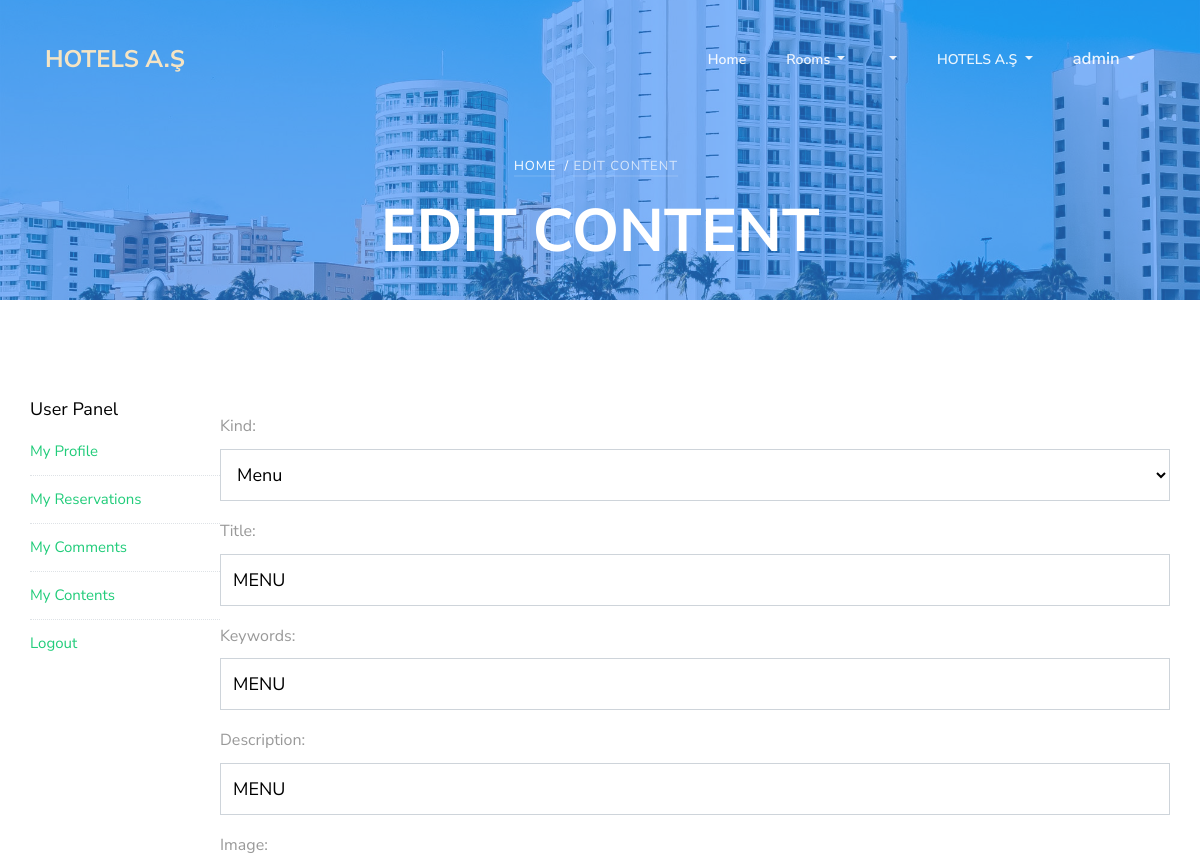
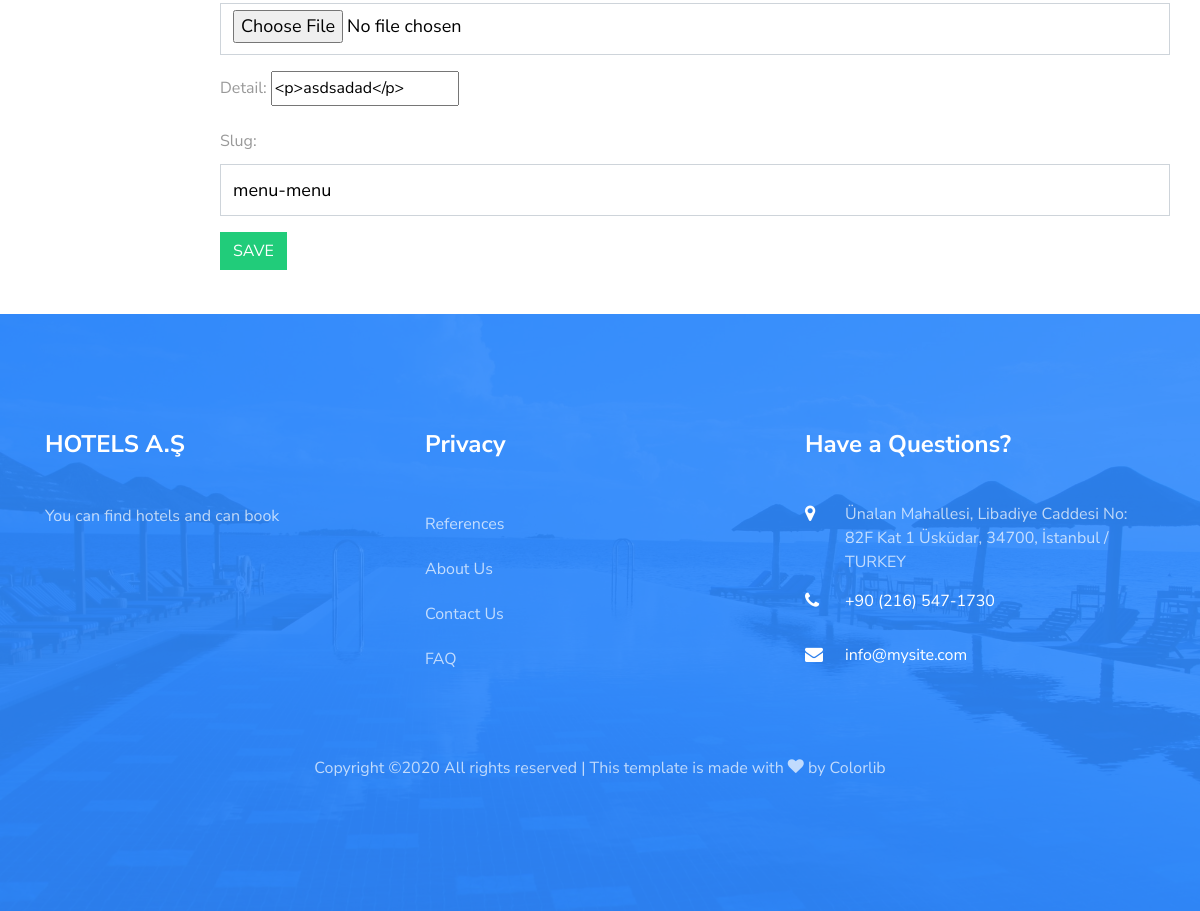
/user/contentedit/8 (signed in), run on the app's committed database (2 pictures, top to bottom).
### home/models.py (models this page shows, shortened)
class Setting(models.Model):
    title = models.CharField(max_length=200)
    keywords = models.CharField(max_length=255)
    description = models.CharField(max_length=255)
    company = models.CharField(max_length=80)
    address = models.CharField(max_length=255, blank=True)
    phone = models.CharField(max_length=20, blank=True)
    fax = models.CharField(max_length=20, blank=True)
    email = models.EmailField()
    smtpserver = models.CharField(max_length=255, blank=True)
    smtpemail = models.EmailField(blank=True)
    smtppassword = models.CharField(max_length=50, blank=True)
    smtpport = models.IntegerField(blank=True, null=True)
    image = models.ImageField(blank=True, upload_to='images/')
    facebook = models.CharField(max_length=80, blank=True)
    instagram = models.CharField(max_length=80, blank=True)
    twitter = models.CharField(max_length=80, blank=True)
    aboutus = RichTextUploadingField()
    contact = RichTextUploadingField()
    references = RichTextUploadingField()
    status = models.CharField(blank=True, max_length=5, choices=STATUS)
    created_at = models.DateTimeField(auto_now_add=True)
    updated_at = models.DateTimeField(auto_now=True)

### content/models.py (models this page shows, shortened)
class Content(models.Model):
    user = models.ForeignKey(User, on_delete=models.SET_NULL, null=True)
    menu = models.OneToOneField(
        Menu, null=True, blank=True, on_delete=models.CASCADE)
    kind = models.CharField(max_length=15, choices=TYPE)
    title = models.CharField(max_length=150)
    keywords = models.CharField(blank=True, max_length=255)
    description = models.CharField(blank=True, max_length=255)
    image = models.ImageField(blank=True, null=True,
                              upload_to='images/content/')
    detail = RichTextUploadingField()
    slug = models.SlugField(null=False, unique=True)
    status = models.CharField(max_length=5, choices=STATUS)
    created_at = models.DateTimeField(auto_now_add=True)
    updated_at = models.DateTimeField(auto_now=True)
    def image_tag(self):
        return mark_safe('<img src="{}"height="50"/>'.format(self.image.url))
    image_tag.short_description = 'Image'

### user/views.py (the view)
# urls.py: path('contentedit/<int:id>', views.contentedit, name="contentedit"),
@login_required(login_url='/login')
def contentedit(request, id):
    content = get_object_or_404(Content, id=id, user_id=request.user.id)
    if request.method == 'POST':
        form = ContentForm(request.POST, request.FILES, instance=content)
        if form.is_valid():
            form.save()
            messages.success(request, 'Content updated successfuly!')
            return HttpResponseRedirect('/user/contents')
        else:
            messages.warning(request, 'Content Form Error: '+str(form.errors))
            return HttpResponseRedirect('/user/contentedit/id')
    else:
        setting = Setting.objects.first()
        category = Category.objects.filter(status=True)
        menu = Menu.objects.filter(status=True)
        contents = Content.objects.filter(user_id=request.user.id)
        form = ContentForm(instance=content)
        context = {
            'setting': setting,
            'category': category,
            'menu': menu,
            'contents': contents,
            'form': form,
            'page': 'Edit Content'
        }
        return render(request, 'user_addcontent.html', context)

### content/models.py
class ContentForm(ModelForm):
    class Meta:
        model = Content
        fields = ['kind', 'title', 'keywords',
                  'description', 'image', 'detail', 'slug']
        widgets = {
            'title': TextInput(attrs={'class': 'form-control', 'placeholder': 'Title'}),
            'slug': TextInput(attrs={'class': 'form-control', 'placeholder': 'Slug'}),
            'keywords': TextInput(attrs={'class': 'form-control', 'placeholder': 'Keywords'}),
            'description': TextInput(attrs={'class': 'form-control', 'placeholder': 'Description'}),
            'kind': Select(attrs={'class': 'form-control', 'placeholder': 'Kind'}, choices=TYPE),
            'image': FileInput(attrs={'class': 'form-control', 'placeholder': 'Image'}),
            'detail': CKEditorWidget(),
        }

### user/templates/user_addcontent.html (shortened to what this page needs)
{% extends 'homebase.html' %}
{% load static %}
{% block content %}
<section class="ftco-section ftco-no-pb ftco-room">
	<div class="container px-0">
		<div class="row no-gutters">
            <p>{% include 'user_panel.html' %}</p>
            <div class="col-md-10 clearfix table-responsive">
                <p>
                <form method="POST" enctype="multipart/form-data">
                    {{form.as_p}}
                    <input type="submit" class="btn btn-primary" value="SAVE">
                </form>
                </p>
            </div>
		</div>
	</div>
</section>
<br>
{% endblock  %}

### home/templates/header.html (shortened to what this page needs)
{% load static %}
<nav class="navbar navbar-expand-lg navbar-dark ftco_navbar bg-dark ftco-navbar-light" id="ftco-navbar">
  <div class="container">
    <a class="navbar-brand" href="/"><span>{{ setting.company|linebreaksbr }}</span></a>
    <div class="collapse navbar-collapse" id="ftco-nav">
      <ul class="navbar-nav ml-auto">
        <li class="nav-item"><a href="/" class="nav-link">Home</a></li>
        <li class="nav-item dropdown">
            <a class="dropdown-toggle nav-link" href="{% url 'all-category'%}" id="dropdownMenuLink" aria-haspopup="true" aria-expanded="false">
              Rooms
            </a>
        </li>
        {% if menu %}
        {% load mptt_tags %}
        {% recursetree menu %}
            <li {% if not node.is_leaf_node %} class="nav-item dropdown"{% endif %}>
                <a class="{% if not node.is_leaf_node %}dropdown-toggle nav-link{% else %}dropdown-item{% endif %} " href="{% if node.is_leaf_node %}{% url 'menu' node.id %}{% endif %}" {% if not node.is_leaf_node %} data-toggle="dropdown" {% endif %} id="dropdownMenuLink" aria-haspopup="true" aria-expanded="false">
                </a>
            </li>
        {% endrecursetree %}
        {% endif %}
        <li class="nav-item dropdown">
            <a class="dropdown-toggle nav-link" href="#" id="dropdownMenuLink" aria-haspopup="true" aria-expanded="false">
              {{setting.company}}
            </a>
        </li>
      </ul>
      <ul class="navbar-nav mr-right">
      {% if user.id is None %}
        <li class="nav-item dropdown">
            <a class="nav-link dropdown-toggle" href="" id="navbarDropdownMenuLink" data-toggle="dropdown" aria-haspopup="true" aria-expanded="false">
            Login
            </a>
            <div class="dropdown-menu p-3">
              {% if messages %}
                {% for message in messages %}
                  <div class="alert alert-{{ message.tags }}" role="alert">
                    {{ message | safe}}
                  </div>
                {% endfor %}
              {% endif %}
              <form action="{% url 'login' %}" method="post" accept-charset="UTF-8" class="form-horizontal">
                {% csrf_token %}
                <input class="form-control login" type="text" name="username" placeholder="Username">
                <input class="form-control login" type="password" name="password" placeholder="Password">
                <input class="btn btn-primary" type="submit" name="submit" value="Login">
              </form>
              <a href="{% url 'sign_up' %}" style="color:black;">
                Sign up
              </a>
            </div>
        </li>
      {% else %}
        <li class="nav-item dropdown">
            <a class="nav-link dropdown-toggle" href="" id="navbarDropdownMenuLink" data-toggle="dropdown" aria-haspopup="true" aria-expanded="false">
            <big>{% if user.first_name %}{{user.first_name}}{% else %}{{user.username}}{% endif %}</big>
            </a>
        </li>
      {% endif %}
      </ul>
    </div>
  </div>
</nav>
{% if page != 'index' %}
<div class="hero-wrap" style="background-image: url({% static 'assets/images/bg_3.jpg' %});">
  <div class="overlay"></div>
  <div class="container">
    <div class="row no-gutters slider-text d-flex align-itemd-center justify-content-center">
      <div class="col-md-9 ftco-animate text-center d-flex align-items-end justify-content-center">
      	<div class="text">
          <p class="breadcrumbs mb-2"><span class="mr-2"><a href="{% url 'index' %}">Home</a></span>/ {% if page.lower == 'room' %}<span class="mr-2"><a href="{% url 'hotel' room.hotel_id.id room.hotel_id.slug %}">{{room.hotel_id}} /</a></span><span class="mr-2">{{room.title}}</span>{% else %}<span class="mr-2">{{page}}</span>{% endif %}</p>
          <h1 class="mb-4 bread">{% if page.lower == 'room' %}{{room}} {% else %} {{page.upper}}{% endif %}</h1>
        </div>
      </div>
    </div>
  </div>
</div>
{% endif %}

### home/templates/footer.html (shortened to what this page needs)
{% load static %}
<footer class="ftco-footer ftco-section img" style="background-image: url({% static 'assets/images/bg_4.jpg)' %};">
	<div class="overlay"></div>
  <div class="container">
    <div class="row mb-5">
      <div class="col-md">
        <div class="ftco-footer-widget mb-4">
          <h2 class="ftco-heading-2">{{setting.company}}</h2>
          <p>{{setting.description}}</p>
          <ul class="ftco-footer-social list-unstyled float-md-left float-lft mt-5">
          </ul>
        </div>
      </div>
      <div class="col-md">
         <div class="ftco-footer-widget mb-4">
          <h2 class="ftco-heading-2">Privacy</h2>
          <ul class="list-unstyled">
            <li><a href="/references" class="py-2 d-block">References</a></li>
            <li><a href="/aboutus" class="py-2 d-block">About Us</a></li>
            <li><a href="/contact" class="py-2 d-block">Contact Us</a></li>
            <li><a href="/faq" class="py-2 d-block">FAQ</a></li>
          </ul>
        </div>
      </div>
      <div class="col-md">
        <div class="ftco-footer-widget mb-4">
        	<h2 class="ftco-heading-2">Have a Questions?</h2>
        	<div class="block-23 mb-3">
              <ul>
                <li><span class="icon icon-map-marker"></span><span class="text">{{setting.address}}</span></li>
                <li><a href="tel://{{setting.phone}}"><span class="icon icon-phone"></span><span class="text">{{setting.phone}}</span></a></li>
                <li><a href="mailto:{{setting.email}}"><span class="icon icon-envelope"></span><span class="text">{{setting.email}}</span></a></li>
              </ul>
            </div>
        </div>
      </div>
    </div>
    <div class="row">
      <div class="col-md-12 text-center">
        <p>
  Copyright &copy;<script>document.write(new Date().getFullYear());</script> All rights reserved | This template is made with <i class="icon-heart color-danger" aria-hidden="true"></i> by <a href="https://colorlib.com" target="_blank">Colorlib</a>
  </p>
      </div>
    </div>
</div>
</footer>

### home/static/assets/css/icomoon.css (style rules this page uses)
[class^="icon-"], [class*=" icon-"] { font-family: 'icomoon' !important; speak: none; font-style: normal; font-weight: normal; font-variant: normal; text-transform: none; line-height: 1; -webkit-font-smoothing: antialiased; -moz-osx-font-smoothing: grayscale; }
.icon-heart:before { content: "\f004"; }
.icon-map-marker:before { content: "\f041"; }
.icon-phone:before { content: "\f095"; }
.icon-envelope:before { content: "\f0e0"; }

### data on the page
Setting: company "HOTELS A.Ş", description "You can find hotels and can book", address "Ünalan Mahallesi, Libadiye Caddesi No: 82F Kat 1 Üsküdar, 34700, İstanbul / TURKEY", phone "+90 (216) 547-1730", email "info@mysite.com"
Content: kind "Menu", title "MENU", keywords "MENU", description "MENU", detail "<p>asdsadad</p>", slug "menu-menu"

### other printed values
{{ user.first_name }} "admin"
{{ page }} "EDIT CONTENT"
{{ page.upper }} "EDIT CONTENT"
